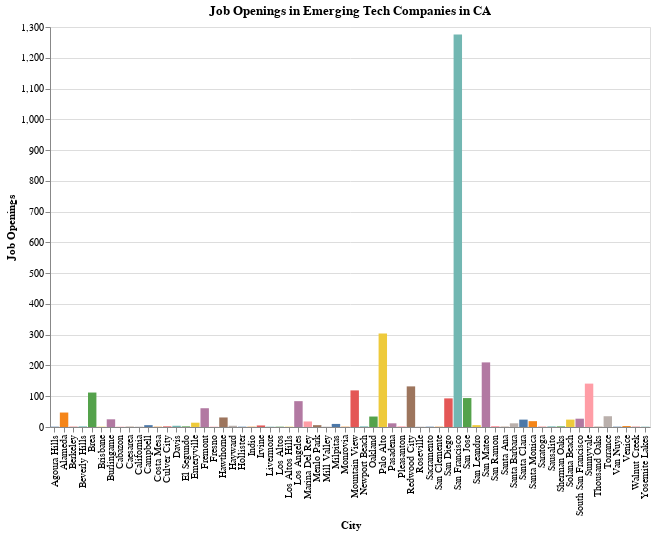

The notebook cell saved with this chart:
### Code cell
# Number of Job openings in 'CA'
specific_location = 'CA'
filtered_df = top_1000[top_1000['state'] == specific_location]
chart2 = plot_num_of_job_openings(filtered_df, specific_location, space)
chart2.display()

### Figure 1 — Vega-Lite specification as saved in the notebook (floating-point values rounded to 4 significant figures)
{"config": {"view": {"continuousWidth": 300, "continuousHeight": 300}}, "data": {"name": "data-ccc0965f9c0c13418b6434261c8f4506"}, "mark": {"type": "bar"}, "encoding": {"color": {"field": "city", "legend": null, "type": "nominal"}, "tooltip": [{"field": "city", "type": "nominal"}, {"field": "job_openings", "type": "quantitative"}], "x": {"field": "city", "title": "City", "type": "nominal"}, "y": {"field": "job_openings", "title": "Job Openings", "type": "quantitative"}}, "height": 400, "title": "Job Openings in Emerging Tech Companies in CA", "width": 600, "$schema": "https://vega.github.io/schema/vega-lite/v5.14.1.json", "datasets": {"data-ccc0965f9c0c13418b6434261c8f4506": [{"city": "Agoura Hills", "company_name": 1, "job_openings": 1.0}, {"city": "Alameda", "company_name": 1, "job_openings": 47.0}, {"city": "Berkeley", "company_name": 1, "job_openings": 1.0}, {"city": "Beverly Hills", "company_name": 2, "job_openings": 2.0}, {"city": "Brea", "company_name": 1, "job_openings": 112.0}, {"city": "Brisbane", "company_name": 1, "job_openings": 1.0}, {"city": "Burlingame", "company_name": 2, "job_openings": 25.0}, {"city": "Cabazon", "company_name": 1, "job_openings": 1.0}, {"city": "Caesarea", "company_name": 1, "job_openings": 1.0}, {"city": "California", "company_name": 1, "job_openings": 1.0}, {"city": "Campbell", "company_name": 1, "job_openings": 6.0}, {"city": "Costa Mesa", "company_name": 1, "job_openings": 1.0}, {"city": "Culver City", "company_name": 2, "job_openings": 2.0}, {"city": "Davis", "company_name": 1, "job_openings": 4.0}, {"city": "El Segundo", "company_name": 2, "job_openings": 2.0}, {"city": "Emeryville", "company_name": 1, "job_openings": 14.0}, {"city": "Fremont", "company_name": 3, "job_openings": 61.0}, {"city": "Fresno", "company_name": 1, "job_openings": 1.0}, {"city": "Hawthorne", "company_name": 1, "job_openings": 31.0}, {"city": "Hayward", "company_name": 1, "job_openings": 4.0}, {"city": "Hollister", "company_name": 1, "job_openings": 1.0}, {"city": "Indio", "company_name": 1, "job_openings": 1.0}, {"city": "Irvine", "company_name": 3, "job_openings": 5.0}, {"city": "Livermore", "company_name": 1, "job_openings": 1.0}, {"city": "Los Altos", "company_name": 1, "job_openings": 1.0}, {"city": "Los Altos Hills", "company_name": 1, "job_openings": 1.0}, {"city": "Los Angeles", "company_name": 17, "job_openings": 84.0}, {"city": "Marina Del Rey", "company_name": 1, "job_openings": 18.0}, {"city": "Menlo Park", "company_name": 2, "job_openings": 6.0}, {"city": "Mill Valley", "company_name": 1, "job_openings": 1.0}, {"city": "Milpitas", "company_name": 1, "job_openings": 10.0}, {"city": "Monrovia", "company_name": 1, "job_openings": 1.0}, {"city": "Mountain View", "company_name": 15, "job_openings": 119.0}, {"city": "Newport Beach", "company_name": 2, "job_openings": 2.0}, {"city": "Oakland", "company_name": 6, "job_openings": 34.0}, {"city": "Palo Alto", "company_name": 28, "job_openings": 304.0}, {"city": "Pasadena", "company_name": 2, "job_openings": 12.0}, {"city": "Pleasanton", "company_name": 2, "job_openings": 2.0}, {"city": "Redwood City", "company_name": 6, "job_openings": 132.0}, {"city": "Roseville", "company_name": 1, "job_openings": 1.0}, {"city": "Sacramento", "company_name": 1, "job_openings": 1.0}, {"city": "San Clemente", "company_name": 1, "job_openings": 1.0}, {"city": "San Diego", "company_name": 12, "job_openings": 93.0}, {"city": "San Francisco", "company_name": 138, "job_openings": 1276.0}, {"city": "San Jose", "company_name": 7, "job_openings": 94.0}, {"city": "San Leandro", "company_name": 1, "job_openings": 6.0}, {"city": "San Mateo", "company_name": 9, "job_openings": 210.0}, {"city": "San Ramon", "company_name": 1, "job_openings": 3.0}, {"city": "Santa Ana", "company_name": 1, "job_openings": 1.0}, {"city": "Santa Barbara", "company_name": 3, "job_openings": 12.0}, {"city": "Santa Clara", "company_name": 9, "job_openings": 24.0}, {"city": "Santa Monica", "company_name": 10, "job_openings": 19.0}, {"city": "Saratoga", "company_name": 1, "job_openings": 1.0}, {"city": "Sausalito", "company_name": 2, "job_openings": 2.0}, {"city": "Sherman Oaks", "company_name": 2, "job_openings": 2.0}, {"city": "Solana Beach", "company_name": 1, "job_openings": 24.0}, {"city": "South San Francisco", "company_name": 1, "job_openings": 27.0}, {"city": "Sunnyvale", "company_name": 3, "job_openings": 141.0}, {"city": "Thousand Oaks", "company_name": 1, "job_openings": 1.0}, {"city": "Torrance", "company_name": 3, "job_openings": 35.0}, {"city": "Van Nuys", "company_name": 1, "job_openings": 1.0}, {"city": "Venice", "company_name": 1, "job_openings": 3.0}, {"city": "Walnut Creek", "company_name": 1, "job_openings": 1.0}, {"city": "Yosemite Lakes", "company_name": 1, "job_openings": 1.0}]}}
